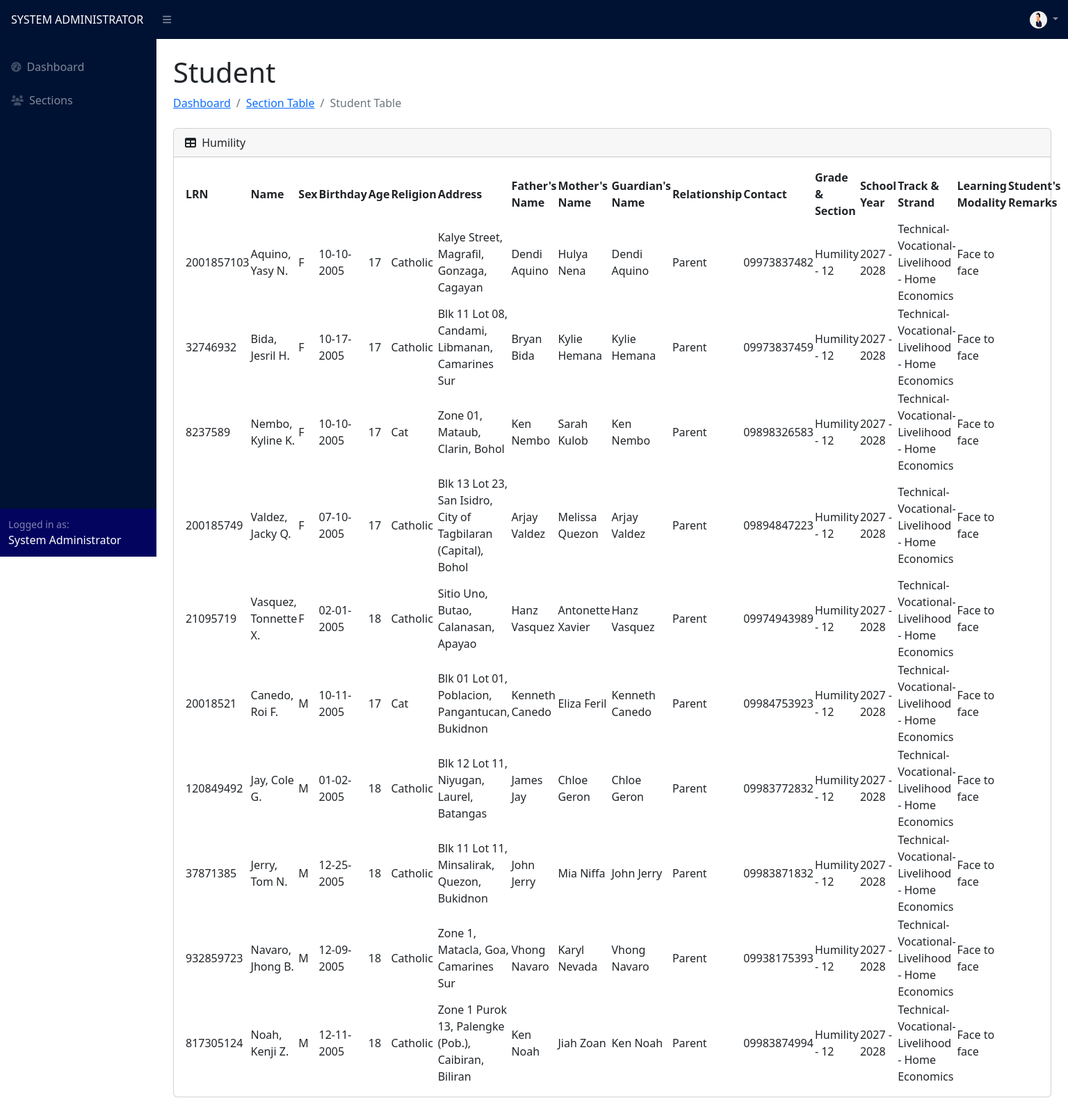
Page /registrar/student_table.php?id=4 (signed in) on the committed database.
### tables this page shows
CREATE TABLE `user` (
  `id` int(11) NOT NULL,
  `username` varchar(255) NOT NULL,
  `password` varchar(255) NOT NULL,
  `password2` varchar(255) NOT NULL,
  `name` varchar(255) NOT NULL,
  `user_type` varchar(255) NOT NULL,
  `section` varchar(255) NOT NULL,
  `status` varchar(255) NOT NULL,
  `profile_picture` varchar(50) NOT NULL
);

CREATE TABLE `section` (
  `id` int(11) NOT NULL,
  `name` varchar(255) NOT NULL,
  `track` varchar(255) NOT NULL,
  `strand` varchar(255) NOT NULL,
  `grade` int(255) NOT NULL,
  `adviser_id` int(11) NOT NULL,
  `adviser` varchar(255) NOT NULL,
  `school_year_id` int(11) NOT NULL,
  `school_year` varchar(255) NOT NULL,
  `is_archived` tinyint(4) NOT NULL
);

CREATE TABLE `student` (
  `id` int(11) NOT NULL,
  `lrn` int(255) NOT NULL,
  `name` varchar(255) NOT NULL,
  `fname` varchar(255) NOT NULL,
  `mname` varchar(255) NOT NULL,
  `lname` varchar(255) NOT NULL,
  `suffix` varchar(255) NOT NULL,
  `sex` varchar(255) NOT NULL,
  `birth_date` varchar(255) NOT NULL,
  `birth_date2` date NOT NULL,
  `age` int(255) NOT NULL,
  `ra` varchar(255) NOT NULL,
  `house_no` varchar(255) NOT NULL,
  `barangay` varchar(255) NOT NULL,
  `municipality` varchar(255) NOT NULL,
  `province` varchar(255) NOT NULL,
  `barangay_id` int(11) NOT NULL,
  `municipality_id` int(11) NOT NULL,
  `province_id` int(11) NOT NULL,
  `father` varchar(255) NOT NULL,
  `mother` varchar(255) NOT NULL,
  `guardian` varchar(255) NOT NULL,
  `relationship` varchar(255) NOT NULL,
  `contact` varchar(255) NOT NULL,
  `section` varchar(255) NOT NULL,
  `school_year_id` int(11) NOT NULL,
  `school_year` varchar(255) NOT NULL,
  `track` varchar(255) NOT NULL,
  `strand` varchar(255) NOT NULL,
  `grade` int(255) NOT NULL,
  `status` varchar(255) NOT NULL DEFAULT 'complete',
  `lm` varchar(255) NOT NULL,
  `indicator` varchar(255) NOT NULL,
  `ri` varchar(255) NOT NULL,
  `rid` varchar(255) NOT NULL,
  `weight` float NOT NULL,
  `height` float NOT NULL,
  `height2` float NOT NULL,
  `bmi` float NOT NULL,
  `bmi_category` varchar(255) NOT NULL,
  `hfa_category` varchar(255) NOT NULL,
  `sf8_remarks` varchar(255) NOT NULL,
  `is_archived` tinyint(4) NOT NULL,
  `enrollment` varchar(255) NOT NULL
);

### registrar/student_table.php (the view, shortened to what this page needs)
<?php
include("../config.php");
$sectionID = $_GET['id'];
?>
<!DOCTYPE html>
<html lang="en">
<head>
    <link href="https://cdn.jsdelivr.net/npm/simple-datatables@7.1.2/dist/style.min.css" rel="stylesheet" />
    <link href="../css/styles.css" rel="stylesheet" />
</head>
<body class="sb-nav-fixed">
    <?php include("navigation.php") ?>
    <div id="layoutSidenav_content">
        <main>
            <div class="container-fluid px-4">
                <div class="d-flex justify-content-between align-items-center mt-0">
                    <div>
                        <h1 class="mt-4">Student</h1>
                        <ol class="breadcrumb mb-4">
                            <li class="breadcrumb-item"><a href="dashboard.php">Dashboard</a></li>
                            <li class="breadcrumb-item"><a href="section_table.php">Section Table</a></li>
                            <li class="breadcrumb-item active">Student Table</li>
                        </ol>
                    </div>
                </div>
                <?php
                $sySQL = "SELECT * FROM school_year WHERE is_archived = 0";
                $syResult = $conn->query($sySQL);
                $syRow = $syResult->fetch_assoc();
                $school_year_id = $syRow['id'];
                $section = "SELECT * FROM section WHERE id = '$sectionID'";
                $sectionResult = $conn->query($section);
                while ($sectionRow = $sectionResult->fetch_assoc()) {
                    $sectionName = $sectionRow['name'];
                ?>
                    <div class="card mb-4">
                        <div class="card-header d-flex justify-content-between align-items-center">
                            <div>
                                <i class="fas fa-table me-1"></i>
                                <?php echo $sectionName ?>
                            </div>
                        </div>
                        <div class="card-body">
                            <table id="datatablesSimple">
                                <thead>
                                    <tr>
                                        <th>LRN</th>
                                        <th>Name</th>
                                        <th>Sex</th>
                                        <th>Birthday</th>
                                        <th>Age</th>
                                        <th>Religion</th>
                                        <th>Address</th>
                                        <th>Father's Name</th>
                                        <th>Mother's Name</th>
                                        <th>Guardian's Name</th>
                                        <th>Relationship</th>
                                        <th>Contact</th>
                                        <th>Grade & Section</th>
                                        <th>School Year</th>
                                        <th>Track & Strand</th>
                                        <th>Learning Modality</th>
                                        <th>Student's Remarks</th>
                                    </tr>
                                </thead>
                                <tbody>
                                    <?php
                                    $student = "SELECT * FROM `student` WHERE is_archived = 0 AND section = '$sectionName' AND school_year_id = '$school_year_id' ORDER BY `sex`, `name` ASC";
                                    $studentResult = $conn->query($student);
                                    while ($studentRow = $studentResult->fetch_assoc()) :
                                    ?>
                                        <tr>
                                            <td><?php echo $studentRow["lrn"] ?></td>
                                            <td><?php echo $studentRow["name"] ?></td>
                                            <td><?php echo $studentRow["sex"] ?></td>
                                            <td><?php echo $studentRow["birth_date"] ?></td>
                                            <td><?php echo $studentRow["age"] ?></td>
                                            <td><?php echo $studentRow["ra"] ?></td>
                                            <td>
                                                <?php echo $studentRow["house_no"] ?>,
                                                <?php echo $studentRow["barangay"] ?>,
                                                <?php echo $studentRow["municipality"] ?>,
                                                <?php echo $studentRow["province"] ?>
                                            </td>
                                            <td><?php echo $studentRow["father"] ?></td>
                                            <td><?php echo $studentRow["mother"] ?></td>
                                            <td><?php echo $studentRow["guardian"] ?></td>
                                            <td><?php echo $studentRow["relationship"] ?></td>
                                            <td><?php echo $studentRow["contact"] ?></td>
                                            <td><?php echo $studentRow["section"] . " - " . $studentRow["grade"] ?></td>
                                            <td><?php echo $studentRow["school_year"] ?></td>
                                            <td><?php echo $studentRow["track"] . " - " . $studentRow["strand"] ?></td>
                                            <td><?php echo $studentRow["lm"] ?></td>
                                            <td><?php echo $studentRow["indicator"] . " " . $studentRow["ri"] . " " . $studentRow["rid"] ?></td>
                                        </tr>
                                    <?php
                                    endwhile;
                                    ?>
                                </tbody>
                            </table>
                        </div>
                    </div>
                <?php } ?>
            </div>
        </main>
    </div>
    </div>
</body>
</html>

### registrar/navigation.php (shortened to what this page needs)
<nav class="sb-topnav navbar navbar-expand navbar-dark" style="background-color: #001233;">
    <a class="navbar-brand ps-3 text-uppercase fs-6" href="dashboard.php"><?php echo $_SESSION['user_type'] ?></a>
    <button class="btn btn-link btn-sm order-1 order-lg-0 me-4 me-lg-0" id="sidebarToggle" href="#!"><i class="fas fa-bars"></i></button>
    <div class="ms-auto me-2" style="width: 55px;">
        <ul class="navbar-nav ms-auto ms-md-0 me-3 me-lg-4">
            <li class="nav-item dropdown">
                <a class="nav-link dropdown-toggle" id="navbarDropdown" href="#" role="button" data-bs-toggle="dropdown" aria-expanded="false">
                    <?php
                    $id = $_SESSION['id'];
                    $profilePic = "SELECT `profile_picture` FROM `user` WHERE id = '$id'";
                    $profilePicResult = $conn->query($profilePic);
                    $profilePicRow = $profilePicResult->fetch_assoc();
                    $profilePicImage = $profilePicRow['profile_picture'];
                    if ($profilePicRow['profile_picture'] != '') { ?>
                        <img src="../profile_pic/<?php echo $profilePicImage ?>" style="border-radius: 100px; margin-right: 0;" width="25px" height="25px">
                    <?php } else { ?>
                        <img src="../profile_pic/default_profile.jpg" style="border-radius: 100px; margin-right: 0;" width="25px" height="25px">
                    <?php }
                    ?>
                </a>
            </li>
        </ul>
    </div>
</nav>
<div id="layoutSidenav">
    <div id="layoutSidenav_nav">
        <nav class="sb-sidenav accordion sb-sidenav-dark" id="sidenavAccordion" style="background-color: #001233;">
            <div class=" sb-sidenav-menu">
                <div class="nav mt-3">
                    <a class="nav-link" href="dashboard.php">
                        <div class="sb-nav-link-icon"><i class="fas fa-tachometer-alt"></i></div>
                        Dashboard
                    </a>
                    <a class="nav-link collapsed" href="section_table.php">
                        <div class="sb-nav-link-icon"><i class="fa-solid fa-users"></i></div>
                        Sections
                    </a>
                </div>
            </div>
            <div class="sb-sidenav-footer" style="background: #03045e;">
                <div class="small">Logged in as:</div>
                <span class="text-capitalize text-white"><?php echo $_SESSION['name'] ?></span>
            </div>
        </nav>
    </div>

### rows in the picture
user: profile_picture (picture)
section: name "Humility"
student: lrn "2001857103", name "Aquino, Yasy N.", sex "F", birth_date "10-10-2005", age "17", ra "Catholic", house_no "Kalye Street", barangay "Magrafil", municipality "Gonzaga", province "Cagayan", father "Dendi Aquino", mother "Hulya Nena", guardian "Dendi Aquino", relationship "Parent", contact "09973837482", section "Humility", grade "12", school_year "2027 - 2028", track "Technical-Vocational-Livelihood", strand "Home Economics", lm "Face to face"
student: lrn "32746932", name "Bida, Jesril H.", sex "F", birth_date "10-17-2005", age "17", ra "Catholic", house_no "Blk 11 Lot 08", barangay "Candami", municipality "Libmanan", province "Camarines Sur", father "Bryan Bida", mother "Kylie Hemana", guardian "Kylie Hemana", relationship "Parent", contact "09973837459", section "Humility", grade "12", school_year "2027 - 2028", track "Technical-Vocational-Livelihood", strand "Home Economics", lm "Face to face"
student: lrn "8237589", name "Nembo, Kyline K.", sex "F", birth_date "10-10-2005", age "17", ra "Cat", house_no "Zone 01", barangay "Mataub", municipality "Clarin", province "Bohol", father "Ken Nembo", mother "Sarah Kulob", guardian "Ken Nembo", relationship "Parent", contact "09898326583", section "Humility", grade "12", school_year "2027 - 2028", track "Technical-Vocational-Livelihood", strand "Home Economics", lm "Face to face"
student: lrn "200185749", name "Valdez, Jacky Q.", sex "F", birth_date "07-10-2005", age "17", ra "Catholic", house_no "Blk 13 Lot 23", barangay "San Isidro", municipality "City of Tagbilaran (Capital)", province "Bohol", father "Arjay Valdez", mother "Melissa Quezon", guardian "Arjay Valdez", relationship "Parent", contact "09894847223", section "Humility", grade "12", school_year "2027 - 2028", track "Technical-Vocational-Livelihood", strand "Home Economics", lm "Face to face"
student: lrn "21095719", name "Vasquez, Tonnette X.", sex "F", birth_date "02-01-2005", age "18", ra "Catholic", house_no "Sitio Uno", barangay "Butao", municipality "Calanasan", province "Apayao", father "Hanz Vasquez", mother "Antonette Xavier", guardian "Hanz Vasquez", relationship "Parent", contact "09974943989", section "Humility", grade "12", school_year "2027 - 2028", track "Technical-Vocational-Livelihood", strand "Home Economics", lm "Face to face"
student: lrn "20018521", name "Canedo, Roi F.", sex "M", birth_date "10-11-2005", age "17", ra "Cat", house_no "Blk 01 Lot 01", barangay "Poblacion", municipality "Pangantucan", province "Bukidnon", father "Kenneth Canedo", mother "Eliza Feril", guardian "Kenneth Canedo", relationship "Parent", contact "09984753923", section "Humility", grade "12", school_year "2027 - 2028", track "Technical-Vocational-Livelihood", strand "Home Economics", lm "Face to face"
student: lrn "120849492", name "Jay, Cole G.", sex "M", birth_date "01-02-2005", age "18", ra "Catholic", house_no "Blk 12 Lot 11", barangay "Niyugan", municipality "Laurel", province "Batangas", father "James Jay", mother "Chloe Geron", guardian "Chloe Geron", relationship "Parent", contact "09983772832", section "Humility", grade "12", school_year "2027 - 2028", track "Technical-Vocational-Livelihood", strand "Home Economics", lm "Face to face"
student: lrn "37871385", name "Jerry, Tom N.", sex "M", birth_date "12-25-2005", age "18", ra "Catholic", house_no "Blk 11 Lot 11", barangay "Minsalirak", municipality "Quezon", province "Bukidnon", father "John Jerry", mother "Mia Niffa", guardian "John Jerry", relationship "Parent", contact "09983871832", section "Humility", grade "12", school_year "2027 - 2028", track "Technical-Vocational-Livelihood", strand "Home Economics", lm "Face to face"
student: lrn "932859723", name "Navaro, Jhong B.", sex "M", birth_date "12-09-2005", age "18", ra "Catholic", house_no "Zone 1", barangay "Matacla", municipality "Goa", province "Camarines Sur", father "Vhong Navaro", mother "Karyl Nevada", guardian "Vhong Navaro", relationship "Parent", contact "09938175393", section "Humility", grade "12", school_year "2027 - 2028", track "Technical-Vocational-Livelihood", strand "Home Economics", lm "Face to face"
student: lrn "817305124", name "Noah, Kenji Z.", sex "M", birth_date "12-11-2005", age "18", ra "Catholic", house_no "Zone 1 Purok 13", barangay "Palengke (Pob.)", municipality "Caibiran", province "Biliran", father "Ken Noah", mother "Jiah Zoan", guardian "Ken Noah", relationship "Parent", contact "09983874994", section "Humility", grade "12", school_year "2027 - 2028", track "Technical-Vocational-Livelihood", strand "Home Economics", lm "Face to face"

### other values in the picture
$_SESSION['user_type'] "SYSTEM ADMINISTRATOR"
$_SESSION['name'] "System Administrator"
